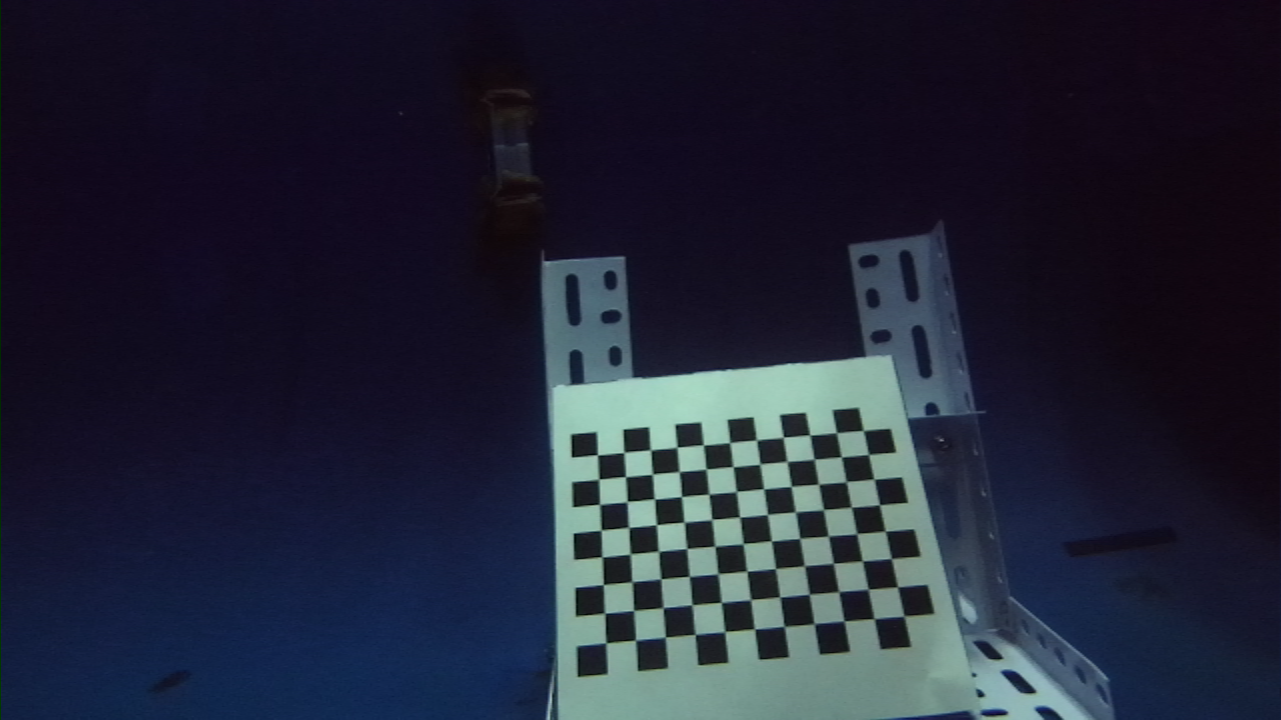
//> input picture StereoCamera-master/2/build-untitled-unknown-Debug/left_2.png, 1281 x 720 px
$ ./main   (built with g++ and OpenCV 4)
//> lines starting //> are read from the running program, lines starting //| are printed output that depends on the picture; after the words box and inside, x2 and y2 are one past the last pixel; in counts of white or black regions, pixels touching at a corner belong together
#include <iostream>
#include<opencv2/opencv.hpp>
using namespace std;
using namespace cv;

int main()
{
    Mat image, Extractcorner;
    vector<Point2f> corners;    //用来储存所有角点坐标
    Size board_size = Size(8,11);   //标定板每行，每列角点数
    image = imread("left_2.png");
//> image is the input picture: 720 rows x 1281 cols, CV_8UC3; mean B, G, R 52.8, 36.5, 33.1
    imshow("2",image);
waitKey(0);
    Extractcorner = image.clone();

    cv::Mat imageGray;
    cv::cvtColor(image, imageGray, CV_RGB2GRAY);
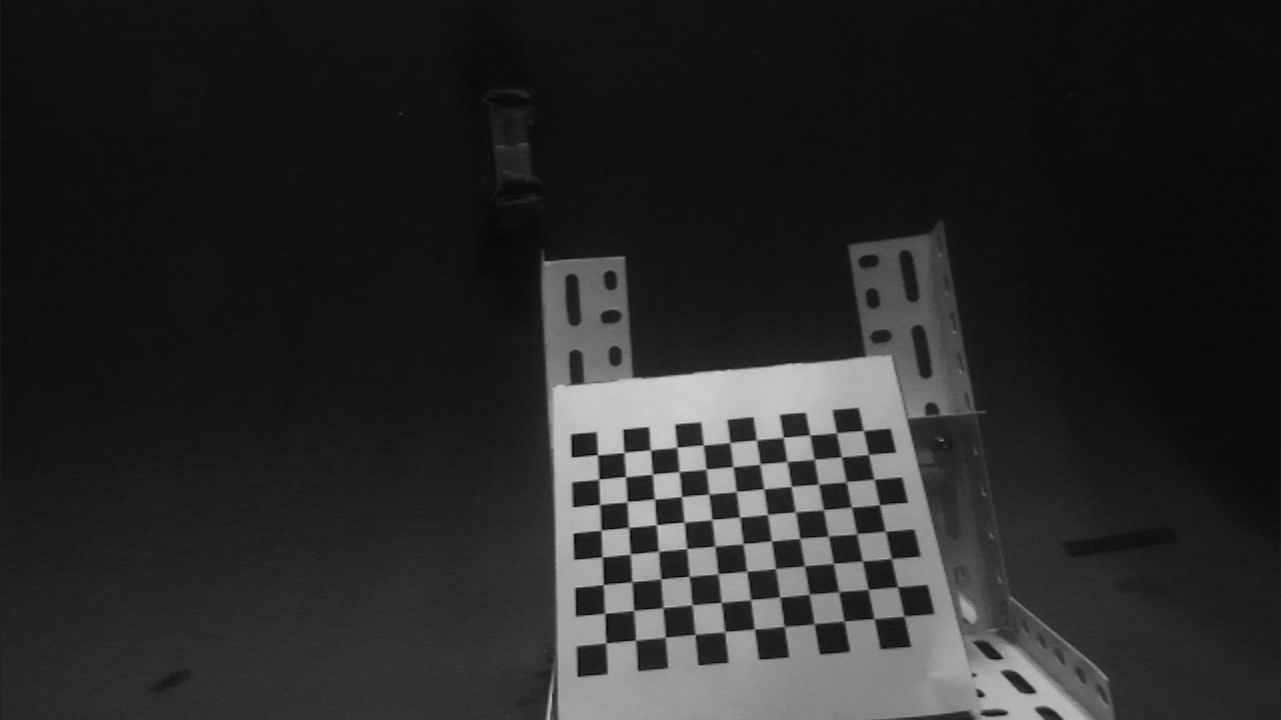
//> imageGray: 720 rows x 1281 cols, CV_8UC1; min 2, max 208, mean 41

    bool patternfound = cv::findChessboardCorners(image, board_size, corners, cv::CALIB_CB_FAST_CHECK + cv::CALIB_CB_ADAPTIVE_THRESH + cv::CALIB_CB_NORMALIZE_IMAGE);
//> corners = 88 Points (x, y), first 12: [606.3, 642.7], [605, 613], [603.4, 584.5], [601.9, 556.8], [601.4, 529.9], [599.5, 504.4], [599.3, 478.8], [597.5, 454.9], [635.3, 640.1], [633.6, 610.5], [631.9, 581.7], [630.6, 553.6]; patternfound = true
    if (!patternfound)
    {
        std::cout << "can not find chessboard corners!" << std::endl;
        exit(1);
    }
    else
    {
        //亚像素精确化
        cv::cornerSubPix(imageGray, corners, cv::Size(11, 11), cv::Size(-1, -1), cv::TermCriteria(CV_TERMCRIT_EPS + CV_TERMCRIT_ITER, 30, 0.1));
//> corners = 88 Points (x, y), first 12: [605.9, 642.9], [604.7, 613.2], [603.3, 584.5], [602.1, 556.8], [601.1, 530.1], [599.7, 504.4], [598.7, 479.3], [597.4, 454.8], [635.6, 640.2], [633.6, 610.5], [631.9, 581.7], [630.2, 554]
    }

    //角点检测图像显示
    for (int i = 0; i < corners.size(); i++)
    {
        cv::circle(Extractcorner, corners[i], 5, cv::Scalar(255, 0, 255), 2);
    }
//> this loop made 88 passes
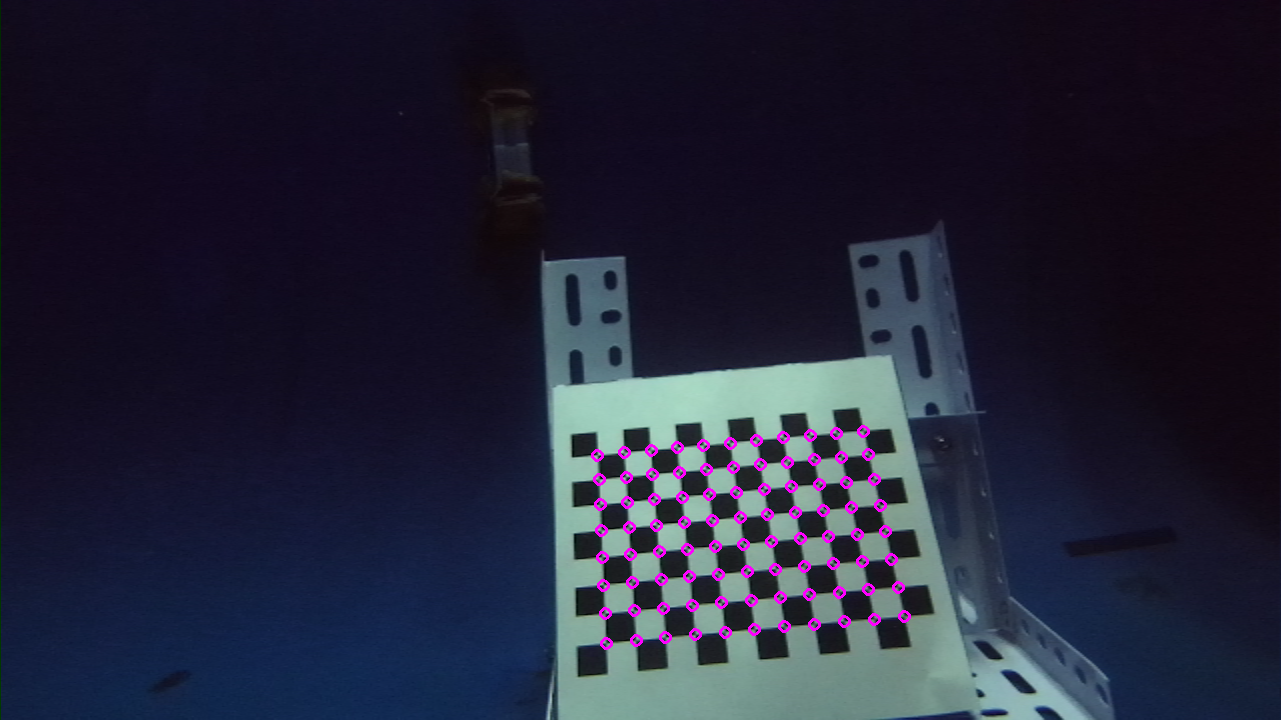
//> Extractcorner: 720 rows x 1281 cols, CV_8UC3; 0.86% of pixels changed, all inside (x1, y1, x2, y2) = (591, 425, 911, 650)
    cv::imshow("Extractcorner", Extractcorner);

    cv::waitKey(0);

    return 0;
}
